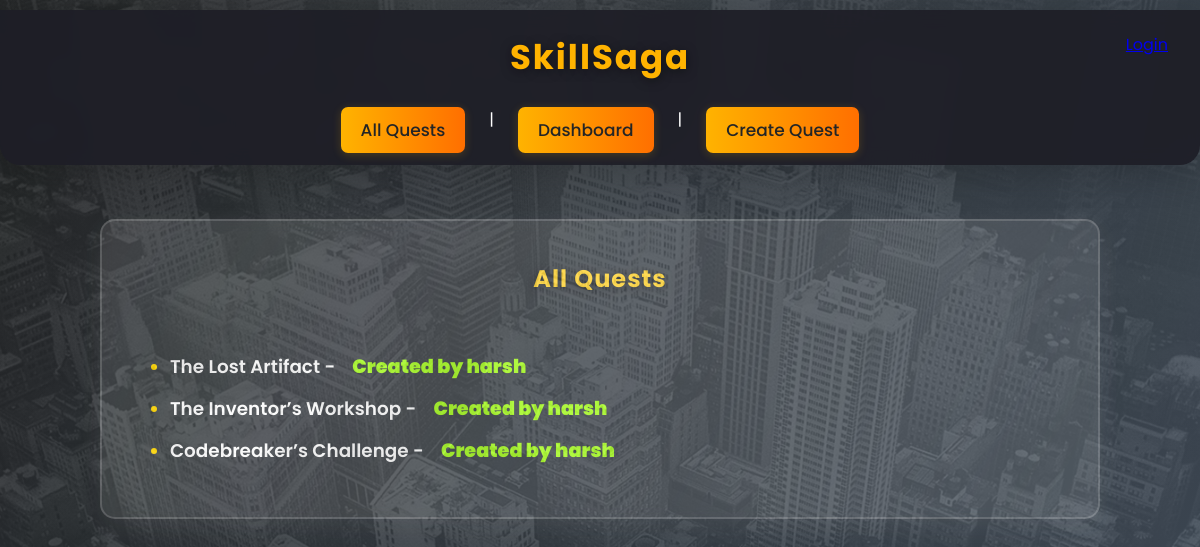
The page / on the database its author committed.
### quests/models.py (models this page shows, shortened)
class Quest(models.Model):
    creator = models.ForeignKey(User, on_delete=models.CASCADE, related_name='created_quests')
    title = models.CharField(max_length=100)
    description = models.TextField()
    image = models.ImageField(upload_to='quest_images/', blank=True, null=True)
    created_at = models.DateTimeField(auto_now_add=True)

### quests/views.py (the view)
# urls.py: path('', views.quest_list, name='quest_list'),
def quest_list(request):
    quests = Quest.objects.all().order_by('-created_at')
    return render(request, 'quests/quest_list.html', {'quests': quests})

### quests/templates/quests/quest_list.html
{% extends 'quests/base.html' %}
{% block content %}
<div class="main-container">
<div class="quest-card">
    <h2>All Quests</h2>
    <ul>
        {% for quest in quests %}
            <li>
                <a href="{% url 'quest_detail' quest.id %}">{{ quest.title }} - </a>
                <span>  Created by {{ quest.creator.username }}</span>
            </li>
        {% endfor %}
    </ul>
</div>
</div>
{% endblock %}

### quests/static/quests/styles.css (style rules this page uses)
body { background: linear-gradient(120deg, #232526 0%, #485563 100%); min-height: 100vh; color: #fff; padding-top: 0px; transition: background 0.5s; position: relative; }
body::after { content: ''; position: fixed; top: 0; left: 0; right: 0; bottom: 0; background: url("images/watermark.jpg") center center no-repeat; background-size: cover; opacity: 0.12; pointer-events: none; z-index: 0; }
* { margin: 0; padding: 0; box-sizing: border-box; font-family: 'Poppins', sans-serif; }
.main-container { width: 100vw; min-height: 100vh; display: flex; flex-direction: column; align-items: center; justify-content: flex-start; padding: 2rem 0; }
.quest-card { background: rgba(255,255,255,0.12); border-radius: 15px; padding: 2.5rem 3rem 2.5rem 3rem; width: 100%; max-width: 1000px; min-width: 320px; box-shadow: 0 8px 25px rgba(255,255,255,0.09); border: 2px solid rgba(255,255,255,0.18); display: flex; flex-direction: column; gap: 2rem; backdrop-filter: blur(6px); animation: fadein 0.7s; margin: 2rem 0; }
.quest-card h2, .quest-card h3 { margin-bottom: 1.5rem; letter-spacing: 1px; color: #ffd740; text-shadow: 0 2px 8px #0006; text-align: center; }
.quest-card ul { list-style: disc; padding-left: 20px; }
.quest-card ul li { margin-bottom: 0.8rem; font-size: 1.15rem; color:gold; }
.quest-card ul li a { color: white; text-decoration: none; font-weight: 600; transition: color 0.3s ease; }
.quest-card ul li span { color: greenyellow; font-size: 1.2rem; margin-left: 0.8rem; font-weight: 1000; }

### rows shown on the page
Quest: title "The Lost Artifact", creator.username "harsh"
Quest: title "The Inventor’s Workshop", creator.username "harsh"
Quest: title "Codebreaker’s Challenge", creator.username "harsh"
